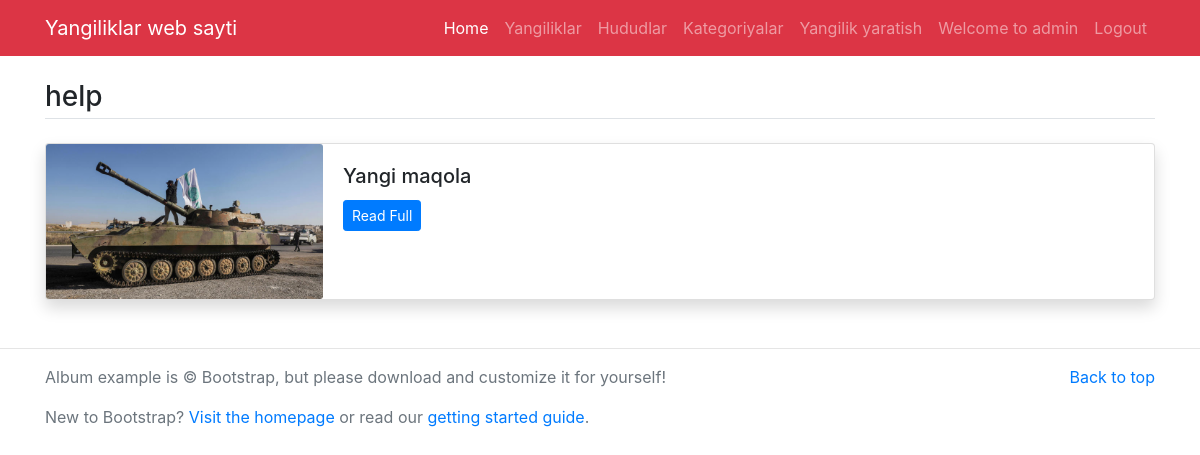
/category/1/ (signed in), run on the app's committed database.
### registration/models.py (models this page shows)
class Custom_User_Model(AbstractUser):
    age = models.PositiveIntegerField(blank=True, null=True)
    address = models.TextField(blank=True, null=True)

### app/models.py (models this page shows, shortened)
class Category(models.Model):
    name = models.CharField(max_length=100)
    image = models.ImageField(upload_to='media/', null=True)

class News(models.Model):
    category = models.ForeignKey(Category, on_delete=models.CASCADE, blank=True, null=True)
    region = models.ForeignKey(Region, on_delete=models.CASCADE, blank=True, null=True)
    title = models.CharField(max_length=300)
    text = models.TextField()
    image = models.ImageField(upload_to='media/')
    date = models.DateField(auto_now=True)
    author = models.ForeignKey(settings.AUTH_USER_MODEL, on_delete=models.CASCADE)

### app/views.py (the view)
# urls.py: path('category/<int:pk>/', per_category_view, name='category-news'),
def per_category_view(request, pk):
    category = Category.objects.get(id=pk)
    category_news = News.objects.filter(category=category)
    return render(request, 'category-news.html', {
        'category': category,
        'category_news': category_news
    })

### templates/category-news.html (shortened to what this page needs)
{% extends 'base.html' %}
{% block content%}
<main class="container mt-3 mb-5">
	<h3 class="border-bottom pb-1 my-4">{{category.name}}</h3>
    {% for news in category_news %}
	<div class="card mb-4 shadow">
	  <div class="row no-gutters">
	    <div class="col-md-3">
	      <img src="/media/{{news.image}}" class="card-img" alt="{{news.title}}">
	    </div>
	    <div class="col-md-8">
	      <div class="card-body">
	        <h5 class="card-title">{{news.title}}</h5>
	        <p class="card-text"><a href="/detail/{{news.id}}" class="btn btn-sm btn-primary">Read Full</a></p>
	      </div>
	    </div>
	  </div>
	</div>
{% endfor %}
</main>
{% endblock%}

### templates/base.html (shortened to what this page needs)
{% load static %}
<!DOCTYPE html>
<html>
<head>
	<link rel="stylesheet" href="{% static '/css/bootstrap.min.css' %}" />
</head>
<body>
	<nav class="navbar navbar-expand-lg navbar-dark bg-danger">
		<div class="container">
		  <a class="navbar-brand" href="/"> Yangiliklar web sayti </a>
		  <div class="collapse navbar-collapse" id="navbarNav">
		    <ul class="navbar-nav ml-auto">
		      <li class="nav-item active">
		        <a class="nav-link" href="{% url 'home' %}">Home</a>
		      </li>
		      <li class="nav-item">
				 <a class="nav-link" href="{% url 'all_news' %}">Yangiliklar</a>
		      </li>
		      <li class="nav-item">
				<a class="nav-link" href="{% url 'regions' %}">Hududlar</a>
			 </li>
			 <li class="nav-item">
				<a class="nav-link" href="{% url 'categories' %}">Kategoriyalar</a>
			 </li>
			 <li class="nav-item">
				<a class="nav-link" href="{% url 'create_news' %}">Yangilik yaratish</a>
			 </li>
			 <li class="nav-item">
				{% if user.is_authenticated %}
					<a class="nav-link" href="">Welcome to {{user.username}}</a>
					<li>
					<a class="nav-link" href="{% url 'logout' %}">Logout</a>
					</li>
				{% else %}
					<li><a class="nav-link" href="{% url 'login' %}">LogIn </a></li>
					<li><a class="nav-link" href=""> | </a></li>
					<li><a class="nav-link" href="{% url 'signup' %}">SignUP</a> </li>
				{% endif %}
			 </li>
		    </ul>
		  </div>
	  	</div>
	</nav>
{% block content %}
{% endblock%}
    <hr/>
<footer class="text-muted">
  <div class="container">
    <p class="float-right">
      <a href="#">Back to top</a>
    </p>
    <p>Album example is &copy; Bootstrap, but please download and customize it for yourself!</p>
    <p>New to Bootstrap? <a href="https://getbootstrap.com/">Visit the homepage</a> or read our <a href="/docs/4.5/getting-started/introduction/">getting started guide</a>.</p>
  </div>
</footer>
</body>
</html>

### data on the page
Custom_User_Model: username "admin"
Category: name "help"
News: image (picture), title "Yangi maqola"
